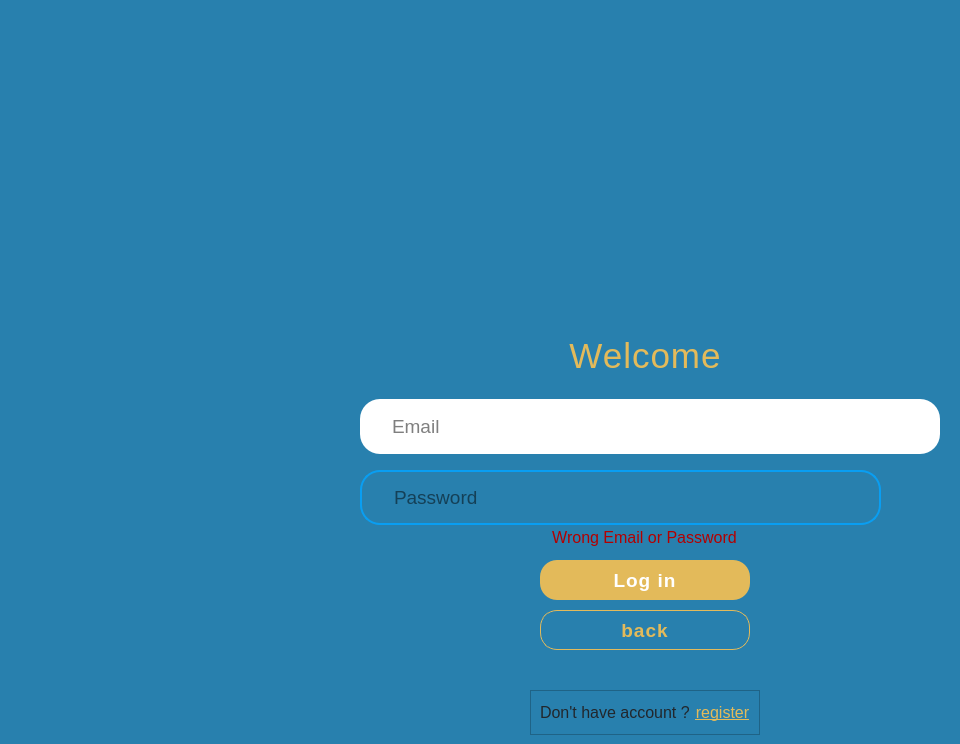
      <widget class="QWidget" name="pg_1_Login">
       <property name="styleSheet">
        <string notr="true">*{
background: #2880AE;
}</string>
       </property>
       <widget class="QPushButton" name="btn_login_1">
        <property name="geometry">
         <rect>
          <x>540</x>
          <y>560</y>
          <width>210</width>
          <height>40</height>
         </rect>
        </property>
        <property name="minimumSize">
         <size>
          <width>210</width>
          <height>40</height>
         </size>
        </property>
        <property name="maximumSize">
         <size>
          <width>210</width>
          <height>40</height>
         </size>
        </property>
        <property name="font">
         <font>
          <pointsize>14</pointsize>
          <bold>true</bold>
         </font>
        </property>
        <property name="cursor">
         <cursorShape>PointingHandCursor</cursorShape>
        </property>
        <property name="styleSheet">
         <string notr="true">*{
border-radius: 17px;
background-color: #E3BA5A;
color: #ffffff;
letter-spacing: 1px;
}
*:hover {
background-color: #dead3b;
}</string>
        </property>
        <property name="text">
         <string>Log in</string>
        </property>
       </widget>
       <widget class="QLabel" name="lb_logo_1">
        <property name="geometry">
         <rect>
          <x>360</x>
          <y>60</y>
          <width>591</width>
          <height>241</height>
         </rect>
        </property>
        <property name="text">
         <string/>
        </property>
        <property name="pixmap">
         <pixmap resource="Resources.qrc">:/img/assets/img/logo-white.png</pixmap>
        </property>
        <property name="scaledContents">
         <bool>true</bool>
        </property>
       </widget>
       <widget class="QPushButton" name="btn_back_1">
        <property name="geometry">
         <rect>
          <x>540</x>
          <y>610</y>
          <width>210</width>
          <height>40</height>
         </rect>
        </property>
        <property name="minimumSize">
         <size>
          <width>210</width>
          <height>40</height>
         </size>
        </property>
        <property name="maximumSize">
         <size>
          <width>210</width>
          <height>40</height>
         </size>
        </property>
        <property name="font">
         <font>
          <pointsize>14</pointsize>
          <bold>true</bold>
         </font>
        </property>
        <property name="cursor">
         <cursorShape>PointingHandCursor</cursorShape>
        </property>
        <property name="styleSheet">
         <string notr="true">*{
border-radius: 17px;
color: #E3BA5A;
letter-spacing: 1px;
border: 1px solid #E3BA5A;
}
*:hover {
color: #dead3b;
border: 1px solid #dead3b;
}</string>
        </property>
        <property name="text">
         <string>back</string>
        </property>
       </widget>
       <widget class="QLineEdit" name="lineEdit_username_1">
        <property name="geometry">
         <rect>
          <x>360</x>
          <y>399</y>
          <width>580</width>
          <height>55</height>
         </rect>
        </property>
        <property name="font">
         <font>
          <pointsize>14</pointsize>
         </font>
        </property>
        <property name="styleSheet">
         <string notr="true">*{
border-radius: 20px;
background-color: #ffffff;
padding: 0 0 0 30px;
}
</string>
        </property>
        <property name="alignment">
         <set>Qt::AlignLeading|Qt::AlignLeft|Qt::AlignVCenter</set>
        </property>
        <property name="placeholderText">
         <string>Email</string>
        </property>
        <property name="cursorMoveStyle">
         <enum>Qt::LogicalMoveStyle</enum>
        </property>
        <property name="clearButtonEnabled">
         <bool>true</bool>
        </property>
       </widget>
       <widget class="QLineEdit" name="lineEdit_password_1">
        <property name="geometry">
         <rect>
          <x>360</x>
          <y>470</y>
          <width>521</width>
          <height>55</height>
         </rect>
        </property>
        <property name="font">
         <font>
          <pointsize>14</pointsize>
         </font>
        </property>
        <property name="styleSheet">
         <string notr="true">*{
border-radius: 20px;
border: 2px solid #099ef2;
padding: 0 0 0 30px;
}</string>
        </property>
        <property name="echoMode">
         <enum>QLineEdit::Password</enum>
        </property>
        <property name="alignment">
         <set>Qt::AlignLeading|Qt::AlignLeft|Qt::AlignVCenter</set>
        </property>
        <property name="placeholderText">
         <string>Password</string>
        </property>
        <property name="cursorMoveStyle">
         <enum>Qt::LogicalMoveStyle</enum>
        </property>
        <property name="clearButtonEnabled">
         <bool>true</bool>
        </property>
       </widget>
       <widget class="QLabel" name="lb_welcome_1">
        <property name="geometry">
         <rect>
          <x>560</x>
          <y>330</y>
          <width>171</width>
          <height>51</height>
         </rect>
        </property>
        <property name="font">
         <font>
          <pointsize>26</pointsize>
          <bold>false</bold>
         </font>
        </property>
        <property name="styleSheet">
         <string notr="true">*{
color: #E3BA5A;
letter-spacing: 1px;
}</string>
        </property>
        <property name="text">
         <string>Welcome</string>
        </property>
        <property name="alignment">
         <set>Qt::AlignCenter</set>
        </property>
       </widget>
       <widget class="QFrame" name="frm_register_1">
        <property name="geometry">
         <rect>
          <x>530</x>
          <y>690</y>
          <width>230</width>
          <height>45</height>
         </rect>
        </property>
        <property name="frameShape">
         <enum>QFrame::StyledPanel</enum>
        </property>
        <property name="frameShadow">
         <enum>QFrame::Raised</enum>
        </property>
        <layout class="QHBoxLayout" name="horizontalLayout_18">
         <item>
          <widget class="QLabel" name="label_2">
           <property name="font">
            <font>
             <pointsize>12</pointsize>
            </font>
           </property>
           <property name="styleSheet">
            <string notr="true">*{
color: #21262c;
}</string>
           </property>
           <property name="text">
            <string>Don't have account ?</string>
           </property>
          </widget>
         </item>
         <item>
          <widget class="QPushButton" name="btn_register_1">
           <property name="maximumSize">
            <size>
             <width>70</width>
             <height>16777215</height>
            </size>
           </property>
           <property name="font">
            <font>
             <pointsize>12</pointsize>
             <underline>true</underline>
            </font>
           </property>
           <property name="cursor">
            <cursorShape>PointingHandCursor</cursorShape>
           </property>
           <property name="styleSheet">
            <string notr="true">*{
border: 0;
color: #E3BA5A;
}</string>
           </property>
           <property name="text">
            <string>register</string>
           </property>
          </widget>
         </item>
        </layout>
       </widget>
       <widget class="QPushButton" name="btn_eye_1">
        <property name="enabled">
         <bool>true</bool>
        </property>
        <property name="geometry">
         <rect>
          <x>887</x>
          <y>477</y>
          <width>51</width>
          <height>41</height>
         </rect>
        </property>
        <property name="cursor">
         <cursorShape>PointingHandCursor</cursorShape>
        </property>
        <property name="styleSheet">
         <string notr="true">*{
border: 0;
}</string>
        </property>
        <property name="text">
         <string/>
        </property>
        <property name="icon">
         <iconset resource="Resources.qrc">
          <normaloff>:/img/assets/img/icons/icons8-closed-eye-100.png</normaloff>:/img/assets/img/icons/icons8-closed-eye-100.png</iconset>
        </property>
        <property name="iconSize">
         <size>
          <width>50</width>
          <height>40</height>
         </size>
        </property>
       </widget>
       <widget class="QLabel" name="lb_wrongLogin_1">
        <property name="geometry">
         <rect>
          <x>494</x>
          <y>522</y>
          <width>301</width>
          <height>31</height>
         </rect>
        </property>
        <property name="font">
         <font>
          <pointsize>12</pointsize>
          <bold>false</bold>
         </font>
        </property>
        <property name="styleSheet">
         <string notr="true">*{
color: #b30000;
background-color: rgba(0,0,0,0);
}</string>
        </property>
        <property name="text">
         <string>Wrong Email or Password</string>
        </property>
        <property name="alignment">
         <set>Qt::AlignCenter</set>
        </property>
       </widget>
       <zorder>lb_logo_1</zorder>
       <zorder>btn_login_1</zorder>
       <zorder>btn_back_1</zorder>
       <zorder>lineEdit_username_1</zorder>
       <zorder>lineEdit_password_1</zorder>
       <zorder>lb_welcome_1</zorder>
       <zorder>frm_register_1</zorder>
       <zorder>btn_eye_1</zorder>
       <zorder>lb_wrongLogin_1</zorder>
      </widget>
